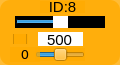
    <widget class="QWidget" name="widget_id8" native="true">
     <property name="geometry">
      <rect>
       <x>175</x>
       <y>490</y>
       <width>120</width>
       <height>65</height>
      </rect>
     </property>
     <property name="maximumSize">
      <size>
       <width>16777161</width>
       <height>16777215</height>
      </size>
     </property>
     <property name="styleSheet">
      <string notr="true">background-color: rgb(255, 170, 0, 200);
border-radius:10px;</string>
     </property>
     <widget class="QLabel" name="label_ID8">
      <property name="geometry">
       <rect>
        <x>40</x>
        <y>1</y>
        <width>45</width>
        <height>12</height>
       </rect>
      </property>
      <property name="minimumSize">
       <size>
        <width>0</width>
        <height>10</height>
       </size>
      </property>
      <property name="font">
       <font>
        <family>Arial</family>
        <pointsize>11</pointsize>
       </font>
      </property>
      <property name="styleSheet">
       <string notr="true">background-color: rgb(255, 255, 255， 0);
border-radius:0px;</string>
      </property>
      <property name="text">
       <string>ID:8</string>
      </property>
      <property name="alignment">
       <set>Qt::AlignCenter</set>
      </property>
     </widget>
     <widget class="QSlider" name="horizontalSlider_pulse_id8">
      <property name="geometry">
       <rect>
        <x>15</x>
        <y>16</y>
        <width>90</width>
        <height>12</height>
       </rect>
      </property>
      <property name="autoFillBackground">
       <bool>false</bool>
      </property>
      <property name="styleSheet">
       <string notr="true">QSlider{
	background: rgb(0, 0, 0);
	border-radius:0px;
}
QSlider::handle {/*设置中间的那个滑动的键*/                           background: rgb(255, 255, 255)}</string>
      </property>
      <property name="minimum">
       <number>0</number>
      </property>
      <property name="maximum">
       <number>1000</number>
      </property>
      <property name="pageStep">
       <number>1</number>
      </property>
      <property name="value">
       <number>500</number>
      </property>
      <property name="orientation">
       <enum>Qt::Horizontal</enum>
      </property>
     </widget>
     <widget class="QSlider" name="horizontalSlider_dev_id8">
      <property name="geometry">
       <rect>
        <x>35</x>
        <y>48</y>
        <width>50</width>
        <height>13</height>
       </rect>
      </property>
      <property name="styleSheet">
       <string notr="true">background-color: rgb(255, 255, 255， 0);</string>
      </property>
      <property name="minimum">
       <number>-125</number>
      </property>
      <property name="maximum">
       <number>125</number>
      </property>
      <property name="pageStep">
       <number>1</number>
      </property>
      <property name="orientation">
       <enum>Qt::Horizontal</enum>
      </property>
     </widget>
     <widget class="QLabel" name="label_id8">
      <property name="geometry">
       <rect>
        <x>10</x>
        <y>47</y>
        <width>30</width>
        <height>15</height>
       </rect>
      </property>
      <property name="minimumSize">
       <size>
        <width>0</width>
        <height>10</height>
       </size>
      </property>
      <property name="font">
       <font>
        <family>DejaVu Sans</family>
        <pointsize>10</pointsize>
       </font>
      </property>
      <property name="styleSheet">
       <string notr="true">background-color: rgb(255, 255, 255， 0);</string>
      </property>
      <property name="text">
       <string>0</string>
      </property>
      <property name="alignment">
       <set>Qt::AlignCenter</set>
      </property>
     </widget>
     <widget class="QLineEdit" name="lineEdit_id8">
      <property name="geometry">
       <rect>
        <x>38</x>
        <y>32</y>
        <width>45</width>
        <height>14</height>
       </rect>
      </property>
      <property name="sizePolicy">
       <sizepolicy hsizetype="Fixed" vsizetype="Fixed">
        <horstretch>0</horstretch>
        <verstretch>0</verstretch>
       </sizepolicy>
      </property>
      <property name="font">
       <font>
        <family>Arial</family>
        <pointsize>11</pointsize>
       </font>
      </property>
      <property name="autoFillBackground">
       <bool>false</bool>
      </property>
      <property name="styleSheet">
       <string notr="true">background-color: rgb(255, 255, 255);
border-radius:0px;</string>
      </property>
      <property name="text">
       <string>500</string>
      </property>
      <property name="maxLength">
       <number>1000</number>
      </property>
      <property name="alignment">
       <set>Qt::AlignCenter</set>
      </property>
      <property name="dragEnabled">
       <bool>false</bool>
      </property>
      <property name="readOnly">
       <bool>false</bool>
      </property>
     </widget>
     <widget class="QCheckBox" name="checkBox_id8">
      <property name="geometry">
       <rect>
        <x>13</x>
        <y>34</y>
        <width>15</width>
        <height>10</height>
       </rect>
      </property>
      <property name="text">
       <string/>
      </property>
     </widget>
    </widget>
